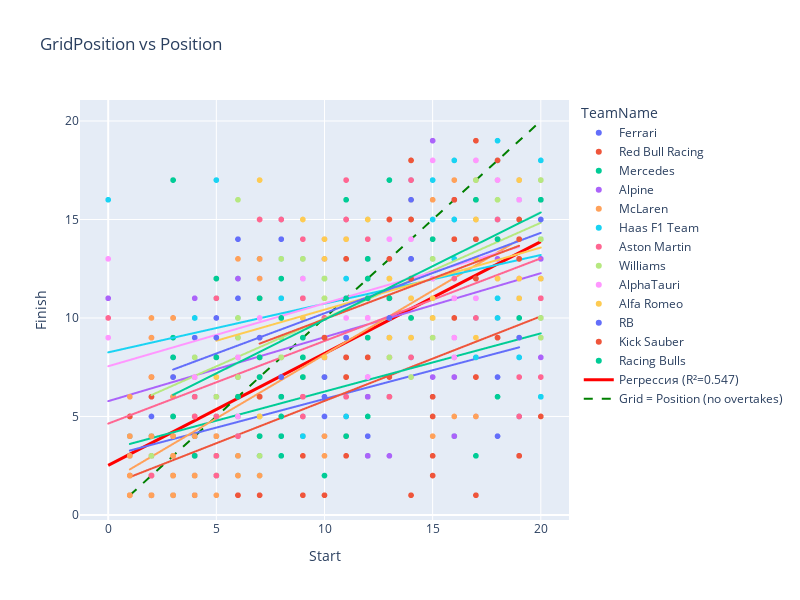

Source (notebook cell):
### Code cell
# Linear Regression Line
x_range = np.linspace(df_finished['GridPosition'].min(), 
                      df_finished['GridPosition'].max(), 100)
y_range = model_linearRegression.predict(x_range.reshape(-1, 1))
# Plotting the results
fig.add_trace(go.Scatter(
    x=x_range, 
    y=y_range, 
    mode='lines',
    name=f'Регрессия (R²={r2:.3f})',
    line=dict(color='red', width=3)
))

# 3. Diagonal (ideal Grid=Position line)
fig.add_trace(go.Scatter(
    x=[1, 20], 
    y=[1, 20], 
    mode='lines',
    name='Grid = Position (no overtakes)',
    line=dict(color='green', width=2, dash='dash')
))

fig.update_layout(width=800, height=600)
fig.show()
